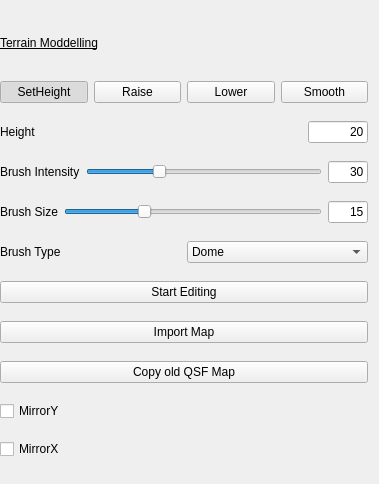
<?xml version="1.0" encoding="UTF-8"?>
<ui version="4.0">
 <class>TerrainEditToolbox</class>
 <widget class="QWidget" name="TerrainEditToolbox">
  <property name="windowModality">
   <enum>Qt::WindowModal</enum>
  </property>
  <property name="enabled">
   <bool>true</bool>
  </property>
  <property name="geometry">
   <rect>
    <x>0</x>
    <y>0</y>
    <width>379</width>
    <height>484</height>
   </rect>
  </property>
  <property name="minimumSize">
   <size>
    <width>256</width>
    <height>384</height>
   </size>
  </property>
  <property name="maximumSize">
   <size>
    <width>16777215</width>
    <height>16777215</height>
   </size>
  </property>
  <property name="focusPolicy">
   <enum>Qt::StrongFocus</enum>
  </property>
  <property name="windowTitle">
   <string>ID_INDICATOR_TITLE</string>
  </property>
  <layout class="QVBoxLayout" name="verticalLayout">
   <property name="spacing">
    <number>6</number>
   </property>
   <property name="leftMargin">
    <number>0</number>
   </property>
   <item>
    <widget class="QLabel" name="label_4">
     <property name="maximumSize">
      <size>
       <width>16777215</width>
       <height>40</height>
      </size>
     </property>
     <property name="styleSheet">
      <string notr="true">font: 75 10pt &quot;MS Shell Dlg 2&quot;;
text-decoration: underline;</string>
     </property>
     <property name="text">
      <string>Terrain Moddelling</string>
     </property>
    </widget>
   </item>
   <item>
    <layout class="QHBoxLayout" name="horizontalLayout">
     <item>
      <widget class="QPushButton" name="toolButton">
       <property name="autoFillBackground">
        <bool>true</bool>
       </property>
       <property name="text">
        <string>SetHeight</string>
       </property>
       <property name="checkable">
        <bool>true</bool>
       </property>
       <property name="checked">
        <bool>true</bool>
       </property>
      </widget>
     </item>
     <item>
      <widget class="QPushButton" name="toolButton_2">
       <property name="autoFillBackground">
        <bool>true</bool>
       </property>
       <property name="text">
        <string>Raise</string>
       </property>
       <property name="checkable">
        <bool>true</bool>
       </property>
      </widget>
     </item>
     <item>
      <widget class="QPushButton" name="tool_lower">
       <property name="text">
        <string>Lower</string>
       </property>
       <property name="checkable">
        <bool>true</bool>
       </property>
      </widget>
     </item>
     <item>
      <widget class="QPushButton" name="toolButton_3">
       <property name="autoFillBackground">
        <bool>true</bool>
       </property>
       <property name="text">
        <string>Smooth</string>
       </property>
       <property name="checkable">
        <bool>true</bool>
       </property>
      </widget>
     </item>
    </layout>
   </item>
   <item>
    <layout class="QHBoxLayout" name="horizontalLayout_2">
     <item>
      <widget class="QLabel" name="label_3">
       <property name="text">
        <string>Height</string>
       </property>
      </widget>
     </item>
     <item>
      <widget class="QLineEdit" name="lineEdit_2">
       <property name="enabled">
        <bool>true</bool>
       </property>
       <property name="maximumSize">
        <size>
         <width>60</width>
         <height>16777215</height>
        </size>
       </property>
       <property name="text">
        <string>20</string>
       </property>
       <property name="alignment">
        <set>Qt::AlignRight|Qt::AlignTrailing|Qt::AlignVCenter</set>
       </property>
       <property name="clearButtonEnabled">
        <bool>false</bool>
       </property>
      </widget>
     </item>
    </layout>
   </item>
   <item>
    <layout class="QHBoxLayout" name="horizontalLayout_7">
     <item>
      <widget class="QLabel" name="label">
       <property name="text">
        <string>Brush Intensity</string>
       </property>
      </widget>
     </item>
     <item>
      <widget class="QSlider" name="horizontalSlider">
       <property name="maximum">
        <number>100</number>
       </property>
       <property name="value">
        <number>30</number>
       </property>
       <property name="orientation">
        <enum>Qt::Horizontal</enum>
       </property>
      </widget>
     </item>
     <item>
      <widget class="QLineEdit" name="lineEdit">
       <property name="maximumSize">
        <size>
         <width>40</width>
         <height>16777215</height>
        </size>
       </property>
       <property name="layoutDirection">
        <enum>Qt::LeftToRight</enum>
       </property>
       <property name="text">
        <string>30</string>
       </property>
       <property name="alignment">
        <set>Qt::AlignRight|Qt::AlignTrailing|Qt::AlignVCenter</set>
       </property>
      </widget>
     </item>
    </layout>
   </item>
   <item>
    <layout class="QHBoxLayout" name="horizontalLayout_5">
     <property name="sizeConstraint">
      <enum>QLayout::SetNoConstraint</enum>
     </property>
     <item>
      <widget class="QLabel" name="label_2">
       <property name="text">
        <string>Brush Size</string>
       </property>
      </widget>
     </item>
     <item>
      <widget class="QSlider" name="horizontalSlider_2">
       <property name="minimum">
        <number>1</number>
       </property>
       <property name="maximum">
        <number>500</number>
       </property>
       <property name="value">
        <number>150</number>
       </property>
       <property name="orientation">
        <enum>Qt::Horizontal</enum>
       </property>
      </widget>
     </item>
     <item>
      <widget class="QLineEdit" name="lineEdit_5">
       <property name="minimumSize">
        <size>
         <width>0</width>
         <height>0</height>
        </size>
       </property>
       <property name="maximumSize">
        <size>
         <width>40</width>
         <height>16777215</height>
        </size>
       </property>
       <property name="text">
        <string>15</string>
       </property>
       <property name="alignment">
        <set>Qt::AlignRight|Qt::AlignTrailing|Qt::AlignVCenter</set>
       </property>
       <property name="readOnly">
        <bool>true</bool>
       </property>
      </widget>
     </item>
    </layout>
   </item>
   <item>
    <layout class="QHBoxLayout" name="horizontalLayout_3">
     <item>
      <widget class="QLabel" name="label_5">
       <property name="text">
        <string>Brush Type</string>
       </property>
      </widget>
     </item>
     <item>
      <widget class="QComboBox" name="comboBox">
       <item>
        <property name="text">
         <string>Dome</string>
        </property>
       </item>
       <item>
        <property name="text">
         <string>Cone</string>
        </property>
       </item>
       <item>
        <property name="text">
         <string>Cirlce</string>
        </property>
       </item>
       <item>
        <property name="text">
         <string>Quad</string>
        </property>
       </item>
      </widget>
     </item>
    </layout>
   </item>
   <item>
    <widget class="QPushButton" name="pushButtonSelect">
     <property name="text">
      <string>Start Editing</string>
     </property>
    </widget>
   </item>
   <item>
    <widget class="QPushButton" name="LoadButton">
     <property name="text">
      <string>Import Map</string>
     </property>
    </widget>
   </item>
   <item>
    <widget class="QPushButton" name="CopyQSFMAP">
     <property name="text">
      <string>Copy old QSF Map</string>
     </property>
    </widget>
   </item>
   <item>
    <widget class="QCheckBox" name="MirrorY">
     <property name="text">
      <string>MirrorY</string>
     </property>
    </widget>
   </item>
   <item>
    <widget class="QCheckBox" name="MirrorX">
     <property name="text">
      <string>MirrorX</string>
     </property>
    </widget>
   </item>
  </layout>
 </widget>
 <resources/>
 <connections/>
</ui>
